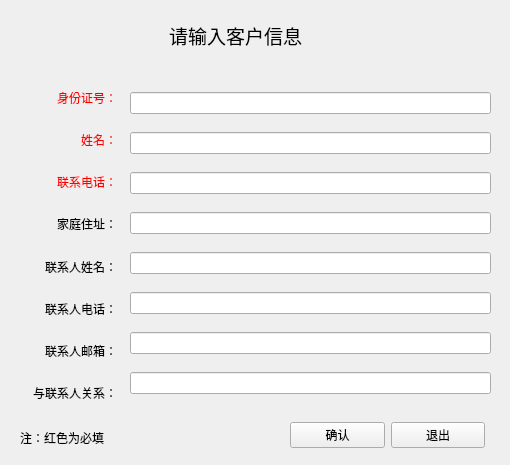
<?xml version="1.0" encoding="UTF-8"?>
<ui version="4.0">
 <class>Form</class>
 <widget class="QWidget" name="Form">
  <property name="geometry">
   <rect>
    <x>0</x>
    <y>0</y>
    <width>510</width>
    <height>465</height>
   </rect>
  </property>
  <property name="windowTitle">
   <string>Form</string>
  </property>
  <widget class="QWidget" name="layoutWidget">
   <property name="geometry">
    <rect>
     <x>130</x>
     <y>80</y>
     <width>361</width>
     <height>331</height>
    </rect>
   </property>
   <layout class="QVBoxLayout" name="verticalLayout_2">
    <item>
     <widget class="QLineEdit" name="lineEdit">
      <property name="text">
       <string/>
      </property>
     </widget>
    </item>
    <item>
     <widget class="QLineEdit" name="lineEdit_2">
      <property name="text">
       <string/>
      </property>
     </widget>
    </item>
    <item>
     <widget class="QLineEdit" name="lineEdit_3">
      <property name="text">
       <string/>
      </property>
     </widget>
    </item>
    <item>
     <widget class="QLineEdit" name="lineEdit_4">
      <property name="text">
       <string/>
      </property>
     </widget>
    </item>
    <item>
     <widget class="QLineEdit" name="lineEdit_5">
      <property name="text">
       <string/>
      </property>
     </widget>
    </item>
    <item>
     <widget class="QLineEdit" name="lineEdit_6">
      <property name="text">
       <string/>
      </property>
     </widget>
    </item>
    <item>
     <widget class="QLineEdit" name="lineEdit_7">
      <property name="text">
       <string/>
      </property>
     </widget>
    </item>
    <item>
     <widget class="QLineEdit" name="lineEdit_8">
      <property name="text">
       <string/>
      </property>
     </widget>
    </item>
   </layout>
  </widget>
  <widget class="QWidget" name="layoutWidget_2">
   <property name="geometry">
    <rect>
     <x>10</x>
     <y>80</y>
     <width>107</width>
     <height>331</height>
    </rect>
   </property>
   <layout class="QVBoxLayout" name="verticalLayout">
    <item>
     <widget class="QLabel" name="label_2">
      <property name="text">
       <string>&lt;html&gt;&lt;head/&gt;&lt;body&gt;&lt;p align=&quot;right&quot;&gt;&lt;span style=&quot; color:#ff0000;&quot;&gt;身份证号：&lt;/span&gt;&lt;/p&gt;&lt;/body&gt;&lt;/html&gt;</string>
      </property>
     </widget>
    </item>
    <item>
     <widget class="QLabel" name="label_3">
      <property name="text">
       <string>&lt;html&gt;&lt;head/&gt;&lt;body&gt;&lt;p align=&quot;right&quot;&gt;&lt;span style=&quot; color:#ff0000;&quot;&gt;姓名：&lt;/span&gt;&lt;/p&gt;&lt;/body&gt;&lt;/html&gt;</string>
      </property>
     </widget>
    </item>
    <item>
     <widget class="QLabel" name="label_4">
      <property name="text">
       <string>&lt;html&gt;&lt;head/&gt;&lt;body&gt;&lt;p align=&quot;right&quot;&gt;&lt;span style=&quot; color:#ff0000;&quot;&gt;联系电话：&lt;/span&gt;&lt;/p&gt;&lt;/body&gt;&lt;/html&gt;</string>
      </property>
     </widget>
    </item>
    <item>
     <widget class="QLabel" name="label_5">
      <property name="text">
       <string>&lt;html&gt;&lt;head/&gt;&lt;body&gt;&lt;p align=&quot;right&quot;&gt;家庭住址：&lt;/p&gt;&lt;/body&gt;&lt;/html&gt;</string>
      </property>
     </widget>
    </item>
    <item>
     <widget class="QLabel" name="label_6">
      <property name="text">
       <string>&lt;html&gt;&lt;head/&gt;&lt;body&gt;&lt;p align=&quot;right&quot;&gt;联系人姓名：&lt;/p&gt;&lt;/body&gt;&lt;/html&gt;</string>
      </property>
     </widget>
    </item>
    <item>
     <widget class="QLabel" name="label_7">
      <property name="text">
       <string>&lt;html&gt;&lt;head/&gt;&lt;body&gt;&lt;p align=&quot;right&quot;&gt;联系人电话：&lt;/p&gt;&lt;/body&gt;&lt;/html&gt;</string>
      </property>
     </widget>
    </item>
    <item>
     <widget class="QLabel" name="label_8">
      <property name="text">
       <string>&lt;html&gt;&lt;head/&gt;&lt;body&gt;&lt;p align=&quot;right&quot;&gt;联系人邮箱：&lt;/p&gt;&lt;/body&gt;&lt;/html&gt;</string>
      </property>
     </widget>
    </item>
    <item>
     <widget class="QLabel" name="label_9">
      <property name="text">
       <string>&lt;html&gt;&lt;head/&gt;&lt;body&gt;&lt;p align=&quot;right&quot;&gt;与联系人关系：&lt;/p&gt;&lt;/body&gt;&lt;/html&gt;</string>
      </property>
     </widget>
    </item>
   </layout>
  </widget>
  <widget class="QLabel" name="label">
   <property name="geometry">
    <rect>
     <x>150</x>
     <y>10</y>
     <width>171</width>
     <height>51</height>
    </rect>
   </property>
   <property name="text">
    <string>&lt;html&gt;&lt;head/&gt;&lt;body&gt;&lt;p align=&quot;center&quot;&gt;&lt;span style=&quot; font-size:14pt;&quot;&gt;请输入客户信息&lt;/span&gt;&lt;/p&gt;&lt;/body&gt;&lt;/html&gt;</string>
   </property>
  </widget>
  <widget class="QWidget" name="layoutWidget">
   <property name="geometry">
    <rect>
     <x>290</x>
     <y>420</y>
     <width>195</width>
     <height>30</height>
    </rect>
   </property>
   <layout class="QHBoxLayout" name="horizontalLayout">
    <item>
     <widget class="QPushButton" name="pushButton">
      <property name="text">
       <string>确认</string>
      </property>
     </widget>
    </item>
    <item>
     <widget class="QPushButton" name="pushButton_2">
      <property name="text">
       <string>退出</string>
      </property>
     </widget>
    </item>
   </layout>
  </widget>
  <widget class="QLabel" name="label_10">
   <property name="geometry">
    <rect>
     <x>20</x>
     <y>430</y>
     <width>111</width>
     <height>16</height>
    </rect>
   </property>
   <property name="text">
    <string>注：红色为必填</string>
   </property>
  </widget>
 </widget>
 <resources/>
 <connections>
  <connection>
   <sender>pushButton_2</sender>
   <signal>clicked()</signal>
   <receiver>Form</receiver>
   <slot>close()</slot>
   <hints>
    <hint type="sourcelabel">
     <x>443</x>
     <y>432</y>
    </hint>
    <hint type="destinationlabel">
     <x>454</x>
     <y>474</y>
    </hint>
   </hints>
  </connection>
 </connections>
</ui>
